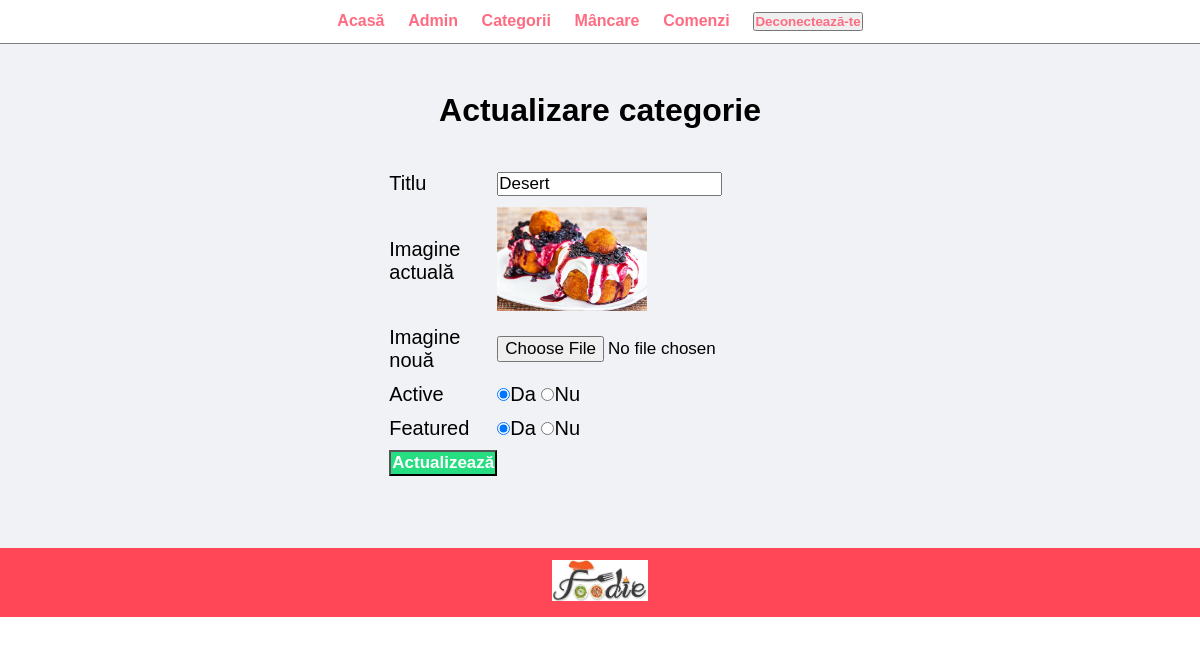
Page /admin/update-category.php?id=52 (signed in) on the committed database.
### tables this page shows
CREATE TABLE IF NOT EXISTS `category` (
  `id` int(10) unsigned NOT NULL auto_increment,
  `title` varchar(100) NOT NULL,
  `image` varchar(255) NOT NULL,
  `featured` varchar(10) NOT NULL,
  `active` varchar(10) NOT NULL,
  PRIMARY KEY  (`id`)
);

### admin/update-category.php (the view, shortened to what this page needs)
<?php include('partials/menu.php'); ?>
<?php
    if(isset($_GET['id']))
    {
        $id = $_GET['id'];
        $sql = "SELECT * FROM `category` WHERE id=$id";
        $result = mysqli_query($connection, $sql);
        if($result==TRUE)
        {
            $cnt = mysqli_num_rows($result);
            if($cnt == 1)
            {
                $nr=mysqli_fetch_assoc($result);
                $title = $nr['title'];
                $current_image = $nr['image'];
                $featured = $nr['featured'];
                $active = $nr['active'];
            }
            else
            {
                $_SESSION['no-category'] = "<div class='error'>Categoria nu a fost găsită.</div>";
                header("location: http://localhost/ATESTAT/admin/manage-category.php");
            }
        }
    }
    else header("location:http://localhost/ATESTAT/admin/manage-category.php");
?>
<div class="main-content">
    <div class="wrapper">
        <h1 style="text-align: center;">Actualizare categorie</h1>
        <br>
        <br>
        <form action="" method="POST" enctype="multipart/form-data">
            <table class="tbl-30">
                <tr>
                    <td>Titlu</td>
                    <td><input type="text" name="title" value="<?php echo $title; ?>"></td>
                </tr>
                <tr>
                    <td>Imagine actuală</td>
                    <td>
                        <?php
                            if($current_image != "")
                            {
                                ?>
                                <img src="<?php echo HOME; ?>images/category/<?php echo $current_image; ?>" width=150px;>
                                <?php
                            }
                            else echo "<div class='error' style='text-align: left'>Fără imagine.</div>";
                        ?>
                    </td>
                </tr>
                <tr>
                    <td>Imagine nouă</td>
                    <td>
                        <input type="file" name="image">
                    </td>
                </tr>
                <tr>
                    <td>Active</td>
                    <td>
                        <input <?php if($active=="Da") echo "checked"; ?> type="radio" name="active" value="Da">Da
                        <input <?php if($active=="Nu") echo "checked"; ?> type="radio" name="active" value="Nu">Nu
                    </td>
                </tr>
                <tr>
                    <td>Featured</td>
                    <td>
                        <input <?php if($featured=="Da") echo "checked"; ?> type="radio" name="featured" value="Da">Da
                        <input <?php if($featured=="Nu") echo "checked"; ?> type="radio" name="featured" value="Nu">Nu
                    </td>
                </tr>
                <tr>
                    <td>
                        <input type="submit" name="submit" value="Actualizează" class="btn-green">
                    </td>
                </tr>
            </table>
        </form>
        <br>
    </div>
</div>
<?php include('partials/footer.php'); ?>

### css/admin.css (style rules this page uses)
* { margin: 0; padding: 0; font-family: Arial, Helvetica, sans-serif; }
.wrapper { padding: 1%; width: 80%; margin: 0 auto; }
.tbl-30 { width: 30%; font-size: 20px; margin-left: auto; margin-right: auto; }
input { font-size: 17px; }
table tr td { padding: 1%; }
.btn-green { background-color: #26de81; padding: 1%; color: white; font-weight: bold; text-decoration: none; }
.main-content { background-color: #f1f2f6; padding: 3% 0; height: 70%; overflow: auto; }

### rows in the picture
category: title "Desert", image (picture), active "☑", featured "☑"
